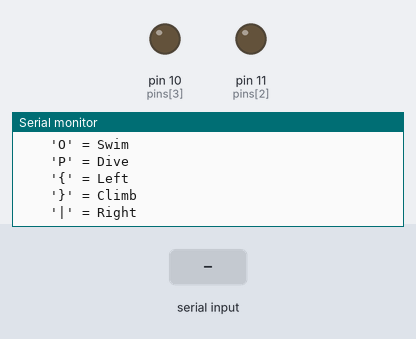
Recording of a sketch running on a simulated Arduino Uno, built with avr-gcc and run on an emulated ATmega328P. On the bench: output pins drawn as LEDs (lit = HIGH), the last lines printed to the serial monitor. Inputs (shaded band) come from the test bench.

Above: at 1.2 s.
1.3 s: "O" received over Serial
At 2.5 s:
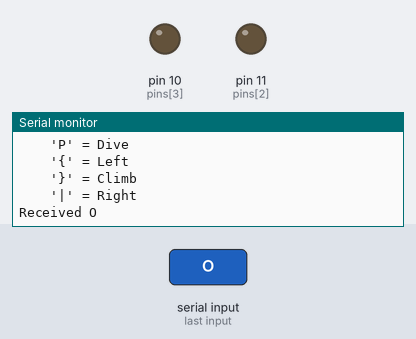
2.8 s: "P" received over Serial
At 3.6 s:
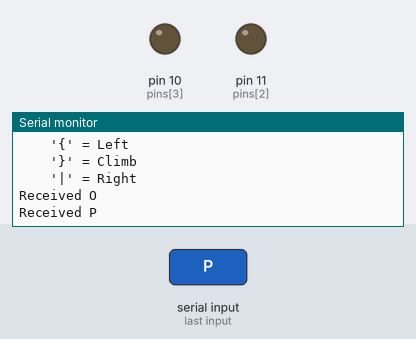
4.3 s: "}" received over Serial
At 4.7 s:
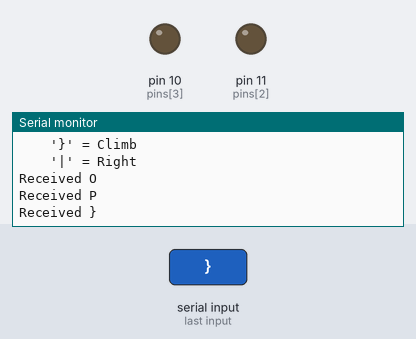
5.8 s: "{" received over Serial
At 7.0 s:
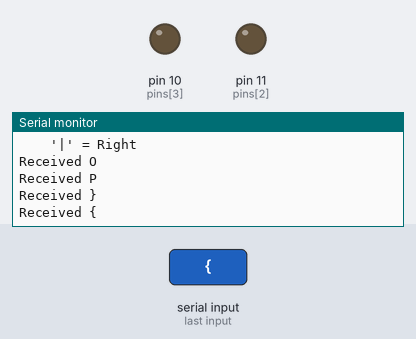
7.3 s: "|" received over Serial
At 8.2 s:
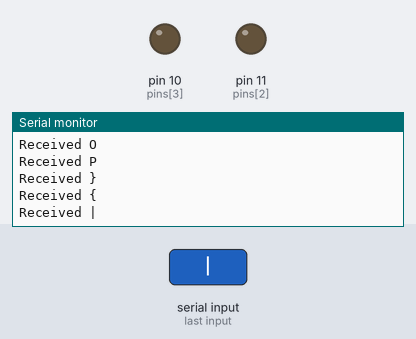

The sketch:

Shark_Controller.ino
```cpp
/*
    CONTROL THE SWIMMING SHARK!

    modified from Chip Audette's code here
    https://github.com/chipaudette/EEGHacker/blob/master/Arduino/TestHexBugController/TestHexBugController.ino

    This controls the SWIMMING SHARK
    http://www.amazon.com/William-Mark-AS001-Remote-Control/dp/B005FYEAJ8
    The SWIMMING SHARK controller buttons makes connection to GND when pressed.
    I am sharing GND between the controller and Arduino. Then using pins 13, 12, 11, 10.
    Made by Joel Murphy, Winter, 2015
*/


#define PIN_GROUND A1
int pins[]= {13, 12, 11, 10};
#define NPINS 4
#define RIGHT 3
#define CLIMB 1
#define LEFT  2
#define DIVE 0

volatile char inChar;
unsigned long lastCommand_millis = 0;
int commndDuration_millis = 300;
int swimCounter = 0;
boolean swimming, diving, lefting, climbing, righting;


void setup() {
  // initialize serial:
  Serial.begin(115200);

  // print help
  Serial.println("SHARKController: starting...");
  Serial.println("Commands Include: ");
  Serial.println("    'O' = Swim");
  Serial.println("    'P' = Dive");
  Serial.println("    '{' = Left");
  Serial.println("    '}' = Climb");
  Serial.println("    '|' = Right");

  swimming = diving = righting = climbing = lefting = false;
  //initialize the pins
  stopAllPins();
}

void stopAllPins() {
  //stopping all pins means putting them into a high impedance state
  //Serial.println("Stopping All Pins...");
  for (int Ipin=0; Ipin < NPINS; Ipin++) {
//    digitalWrite(pins[Ipin],LOW);
    pinMode(pins[Ipin],INPUT);
  }
}

void loop() {
  // print the string when a newline arrives:
  if (millis() > lastCommand_millis+commndDuration_millis) {
    lastCommand_millis = millis()+5000; //don't do this branch for a while
    stopAllPins();

    if(swimming){
      swimCounter++;
      delay(400);
      if(swimCounter % 2 == 0){
        issueCommand(LEFT);
      }else{
        issueCommand(RIGHT);
      }
      if(swimCounter == 3){
        swimming = false;
      }
    }

    diving = righting = climbing = lefting = false;
  }


}

void issueCommand(int command_pin_ind) {
  if (command_pin_ind < NPINS) {
    stopAllPins();
    pinMode(pins[command_pin_ind],OUTPUT);
    digitalWrite(pins[command_pin_ind],LOW);
    lastCommand_millis = millis();  //time the command was received

  }
}


/*
  SerialEvent occurs whenever a new data comes in the
 hardware serial RX.  This routine is run between each
 time loop() runs, so using delay inside loop can delay
 response.  Multiple bytes of data may be available.
 */
void serialEvent() {
  while (Serial.available()) {
    char inChar = (char)Serial.read();
    Serial.print("Received "); Serial.println(inChar);
    switch (inChar) {
     case 'O':
       if(swimming){return;}
       swimming = true;
       swimCounter = 0;
       issueCommand(LEFT);
       break;
     case 'P':
       if(diving){return;}
       if(swimming) swimming = false;
       diving = true;
       issueCommand(DIVE); break;
     case '{':
       if(lefting){return;}
       if(swimming) swimming = false;
       lefting = true;
       issueCommand(LEFT); break;
     case '}':
       if(climbing){return;}
       if(swimming) swimming = false;
       climbing = true;
       issueCommand(CLIMB); break;
     case '|':
       if(righting){return;}
       if(swimming) swimming = false;
       righting = true;
       issueCommand(RIGHT); break;

     }
  }
}
```

Measured:
- after the input at 1.3 s, the serial monitor: prints a new line at once (image 1)
- after the input at 2.8 s, the serial monitor: prints a new line at once (image 2)
- after the input at 4.3 s, the serial monitor: prints a new line at once (image 3)
- after the input at 5.8 s, the serial monitor: prints a new line at once (image 4)
- after the input at 7.3 s, the serial monitor: prints a new line at once (image 5)
